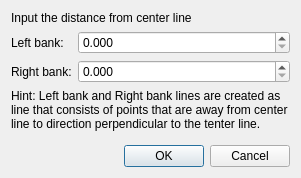
<?xml version="1.0" encoding="UTF-8"?>
<ui version="4.0">
 <class>GridCreatingConditionPoissonBuildBankLinesDialog</class>
 <widget class="QDialog" name="GridCreatingConditionPoissonBuildBankLinesDialog">
  <property name="geometry">
   <rect>
    <x>0</x>
    <y>0</y>
    <width>301</width>
    <height>178</height>
   </rect>
  </property>
  <property name="windowTitle">
   <string>Build Bank Lines</string>
  </property>
  <layout class="QVBoxLayout" name="verticalLayout">
   <item>
    <widget class="QLabel" name="descLabel">
     <property name="text">
      <string>Input the distance from center line</string>
     </property>
    </widget>
   </item>
   <item>
    <layout class="QGridLayout" name="gridLayout" columnstretch="0,1">
     <item row="0" column="0">
      <widget class="QLabel" name="leftBankLabel">
       <property name="text">
        <string>Left bank:</string>
       </property>
      </widget>
     </item>
     <item row="0" column="1">
      <widget class="QDoubleSpinBox" name="leftBankSpinBox">
       <property name="decimals">
        <number>3</number>
       </property>
       <property name="maximum">
        <double>9999.000000000000000</double>
       </property>
      </widget>
     </item>
     <item row="1" column="0">
      <widget class="QLabel" name="rightBankLabel">
       <property name="text">
        <string>Right bank:</string>
       </property>
      </widget>
     </item>
     <item row="1" column="1">
      <widget class="QDoubleSpinBox" name="rightBankSpinBox">
       <property name="decimals">
        <number>3</number>
       </property>
       <property name="maximum">
        <double>9999.000000000000000</double>
       </property>
      </widget>
     </item>
    </layout>
   </item>
   <item>
    <widget class="QLabel" name="hintLabel">
     <property name="text">
      <string>Hint: Left bank and Right bank lines are created as line that consists of points that are away from center line to direction perpendicular to the tenter line.</string>
     </property>
     <property name="wordWrap">
      <bool>true</bool>
     </property>
    </widget>
   </item>
   <item>
    <spacer name="verticalSpacer">
     <property name="orientation">
      <enum>Qt::Vertical</enum>
     </property>
     <property name="sizeHint" stdset="0">
      <size>
       <width>20</width>
       <height>14</height>
      </size>
     </property>
    </spacer>
   </item>
   <item>
    <widget class="QDialogButtonBox" name="buttonBox">
     <property name="orientation">
      <enum>Qt::Horizontal</enum>
     </property>
     <property name="standardButtons">
      <set>QDialogButtonBox::Cancel|QDialogButtonBox::Ok</set>
     </property>
    </widget>
   </item>
  </layout>
 </widget>
 <resources/>
 <connections>
  <connection>
   <sender>buttonBox</sender>
   <signal>accepted()</signal>
   <receiver>GridCreatingConditionPoissonBuildBankLinesDialog</receiver>
   <slot>accept()</slot>
   <hints>
    <hint type="sourcelabel">
     <x>248</x>
     <y>254</y>
    </hint>
    <hint type="destinationlabel">
     <x>157</x>
     <y>274</y>
    </hint>
   </hints>
  </connection>
  <connection>
   <sender>buttonBox</sender>
   <signal>rejected()</signal>
   <receiver>GridCreatingConditionPoissonBuildBankLinesDialog</receiver>
   <slot>reject()</slot>
   <hints>
    <hint type="sourcelabel">
     <x>316</x>
     <y>260</y>
    </hint>
    <hint type="destinationlabel">
     <x>286</x>
     <y>274</y>
    </hint>
   </hints>
  </connection>
 </connections>
</ui>
